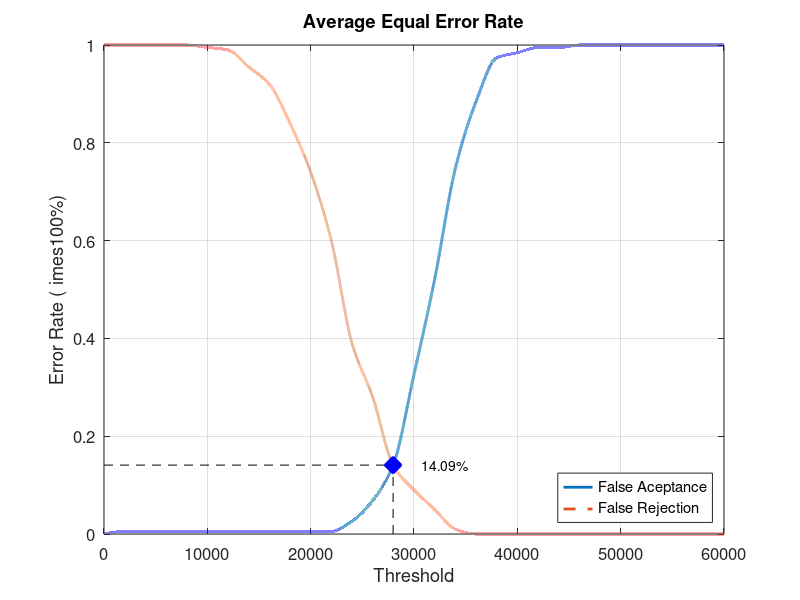
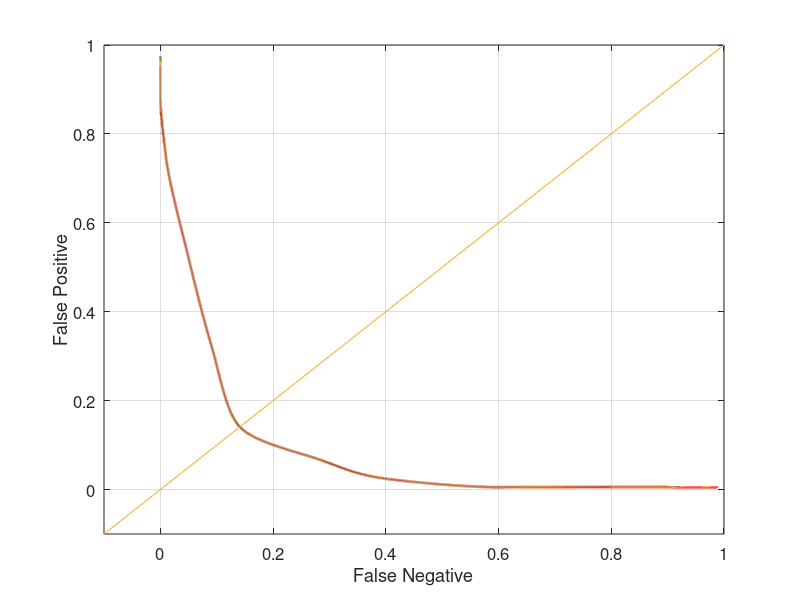

Recreate these plots in MATLAB, in order.
close all;
clear;
clc;
x = 0:2000:60000;
xq = 0:0.5:60000;

y0 = [0 0.00526316 0.00526316 0.00526316 0.00526316 0.00526316 0.00526316 0.00526316 0.00526316 0.00526316 0.00526316 0.00526316 0.0263158 0.0684211 0.142105 0.326316 0.521053 0.747368 0.884211 0.973684 0.984211 0.994737 0.994737 1 1 1 1 1 1 1 1]
yy0 = interp1(x, y0, xq, 'pchip');
y1 = [1 1 1 1 1 0.995 0.99 0.955 0.92 0.84 0.74 0.6 0.39 0.28 0.14 0.09 0.05 0.01 0 0 0 0 0 0 0 0 0 0 0 0 0]
yy1 = interp1(x, y1, xq, 'pchip');

% Calculating EER: 
y2 = abs(y0 - y1);
find(y2 == min(y2))
yy2 = abs(yy0 - yy1);
xEER = find(yy2 == min(yy2));
xEERIndex = xq(xEER) % X-axis EER
yEER = yy0(xEER) % Y-axis EER

main = figure
plot(xq, yy0,'-','LineWidth', 2);	hold on
plot(xq, yy1,'--','LineWidth', 2);	hold on
plot([xEERIndex xEERIndex], [0 yEER], 'k--');	hold on
plot([0 xEERIndex], [yEER yEER], 'k--');	hold on
plot(xEERIndex, yEER, 'bx', 'LineWidth', 10);	hold on
text(xEERIndex + 10 * xEERIndex / 100, yEER, [num2str(round((10000 * yEER)) / 100) '%'])
legend('False Aceptance', 'False Rejection', 'Location', 'SouthEast')
xlabel('Threshold')
ylabel('Error Rate (	imes100%)')
title('Average Equal Error Rate')
set(gca, 'FontSize', 12)
axis([0 60000 0 1])
grid on

print(main, 'Database2_3Main', '-dpng');
FNRxFPR = figure('Color', [1 1 1]);
plot(yy1, yy0, '-', yy1, yy0, 'LineWidth', 2);
hold on
y = -0.1:0.1:1
plot(y, y); 
set(gca, 'FontSize', 12)
xlabel('False Negative')
ylabel('False Positive')
axis([-0.1 1 -0.1 1])
set(gca, 'FontSize', 12)
grid on

print(FNRxFPR, 'Database2_3FNRxFPR','-dpng');
